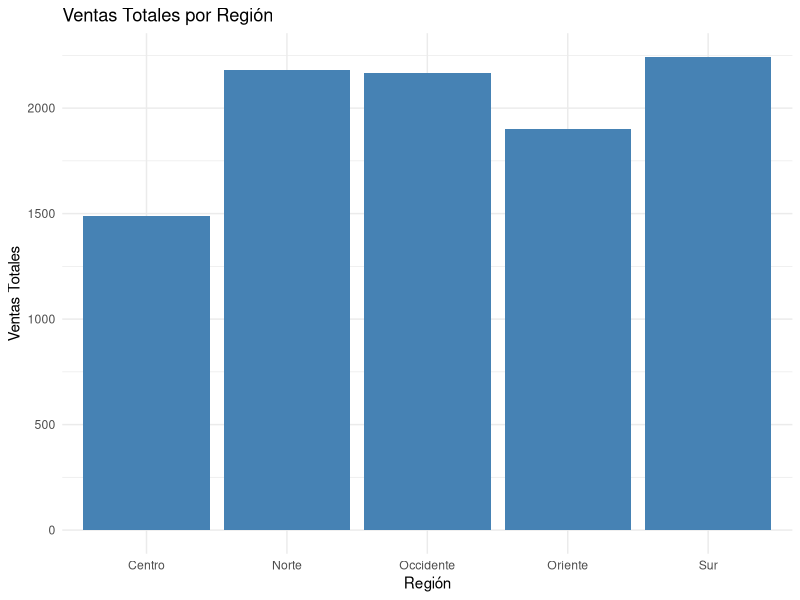
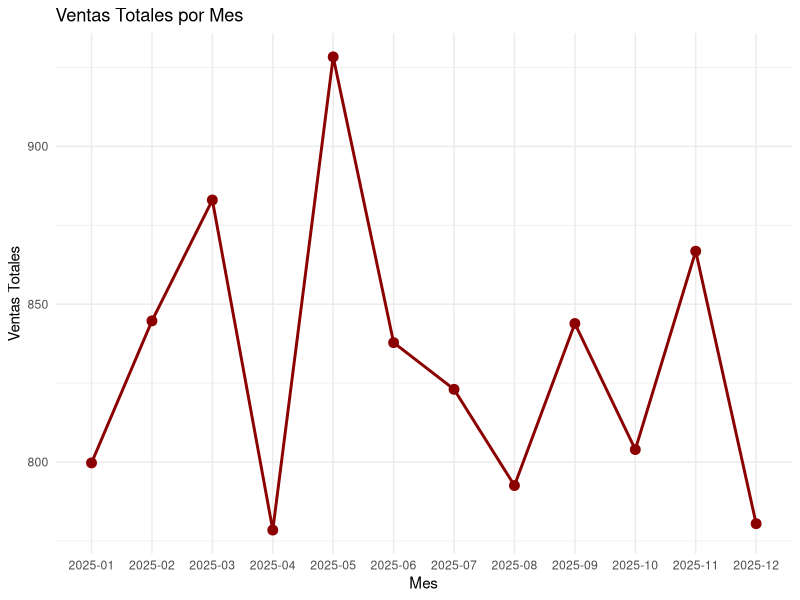

Generate these figures, in order, with R:
# Script R para generar dashboards a partir de ventas.csv

# Cargar librerías
library(ggplot2)

# Leer el archivo CSV
datos <- read.csv("ventas.csv", stringsAsFactors = FALSE)

# Ver estructura de los datos
print("Estructura de datos:")
print(str(datos))

# Calcular ventas totales por region
ventas_por_region <- aggregate(ventas ~ region, data = datos, sum)

# Calcular ventas totales por mes (agrupar y sumar, tratando mes como texto)
ventas_por_mes <- aggregate(ventas ~ mes, data = datos, sum)
# Asegurar que mes se trata como texto (factor)
ventas_por_mes$mes <- as.character(ventas_por_mes$mes)

# Crear gráfico de barras: ventas totales por region
p_barras <- ggplot(ventas_por_region, aes(x = region, y = ventas)) +
  geom_bar(stat = "identity", fill = "steelblue") +
  labs(title = "Ventas Totales por Región",
       x = "Región",
       y = "Ventas Totales") +
  theme_minimal()

# Crear gráfico de línea: ventas totales por mes
p_linea <- ggplot(ventas_por_mes, aes(x = mes, y = ventas, group = 1)) +
  geom_line(color = "darkred", linewidth = 1) +
  geom_point(color = "darkred", size = 3) +
  labs(title = "Ventas Totales por Mes",
       x = "Mes",
       y = "Ventas Totales") +
  theme_minimal()

# Guardar gráficos con ggsave
ggsave("dashboard_r_barras.png", plot = p_barras, width = 8, height = 5, units = "in")
ggsave("dashboard_r_linea.png", plot = p_linea, width = 8, height = 5, units = "in")

print("Script completado. Archivos PNG generados:")
print("  - dashboard_r_barras.png")
print("  - dashboard_r_linea.png")
